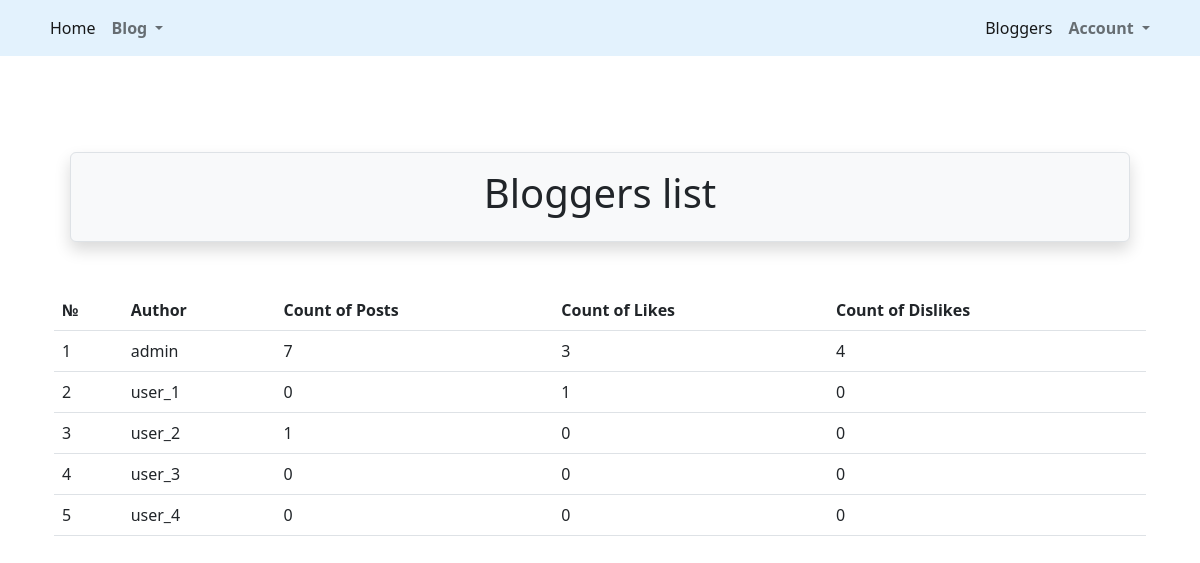
The page /posts/bloggers/ on the database its author committed.
### src/accounts/models.py (models this page shows, shortened)
class User(AbstractUser):
    is_activated = models.BooleanField(default=True, db_index=True)
    avatar = models.ImageField(upload_to=avatar_place, default='profile/default.png')
    birthday = models.DateField(null=True, blank=True)
    city = models.CharField(max_length=50, null=True, blank=True)
    class Meta(AbstractUser.Meta):
        db_table = 'user'

### src/post/views.py (the view)
# urls.py: path('bloggers/', ListOfBloggers.as_view(), name='blogger_list'),
class ListOfBloggers(ListView):
    model = User
    template_name = 'bloggers/bloggers_list.html'

### src/post/templates/bloggers/bloggers_list.html (shortened to what this page needs)
{% extends 'base.html' %}
{% load static %}
{% load crispy_forms_filters %}
{% block header %}
    Bloggers list
{% endblock %}
{% block content %}
    {% if object_list %}
        <table class="table table-hover">
            <thead class="thead-dark">
                <tr>
                    <th>№</th>
                    <th>Author</th>
                    <th>Count of Posts</th>
                    <th>Count of Likes</th>
                    <th>Count of Dislikes</th>
                </tr>
            </thead>
            <tbody>
            {% for post in object_list %}
                <tr>
                    <td>{{ forloop.counter }}</td>
                <td>{% if user.is_authenticated %} <a href="{% url 'posts:blogger_detail' post.id %}">
                    {{ post.username }}</a>
                    {% else %} {{ post.username }}
                        {% endif %}</td>
                    <td>{{ post.posts_set.count }}</td>
                    <td>{{ post.likes.count }}</td>
                    <td>{{ post.dislikes.count }}</td>
            {% endfor %}
            </tbody>
        </table>
    {% else %}
        <p>There are no posts yet!</p>
    {% endif %}
{% endblock %}

### rows shown on the page
User: username "admin", posts_set.count "7", likes.count "3", dislikes.count "4"
User: username "user_1", posts_set.count "0", likes.count "1", dislikes.count "0"
User: username "user_2", posts_set.count "1", likes.count "0", dislikes.count "0"
User: username "user_3", posts_set.count "0", likes.count "0", dislikes.count "0"
User: username "user_4", posts_set.count "0", likes.count "0", dislikes.count "0"
